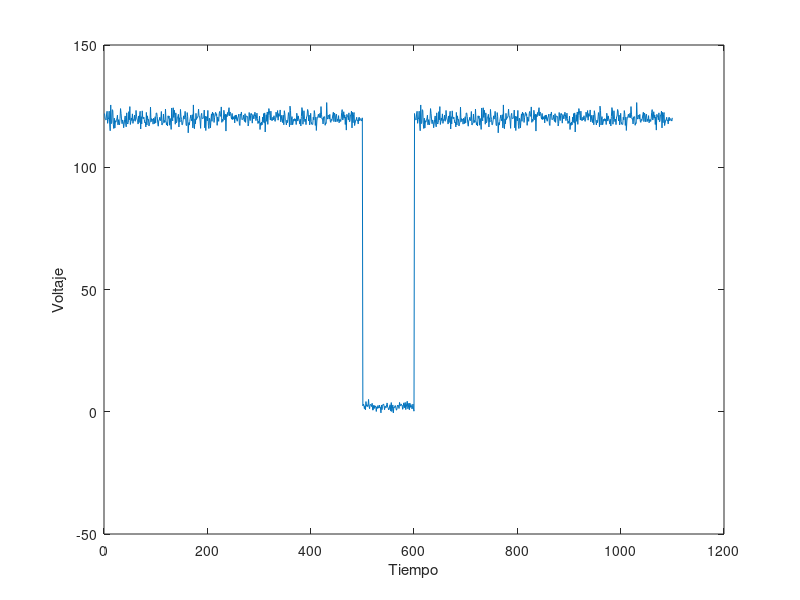
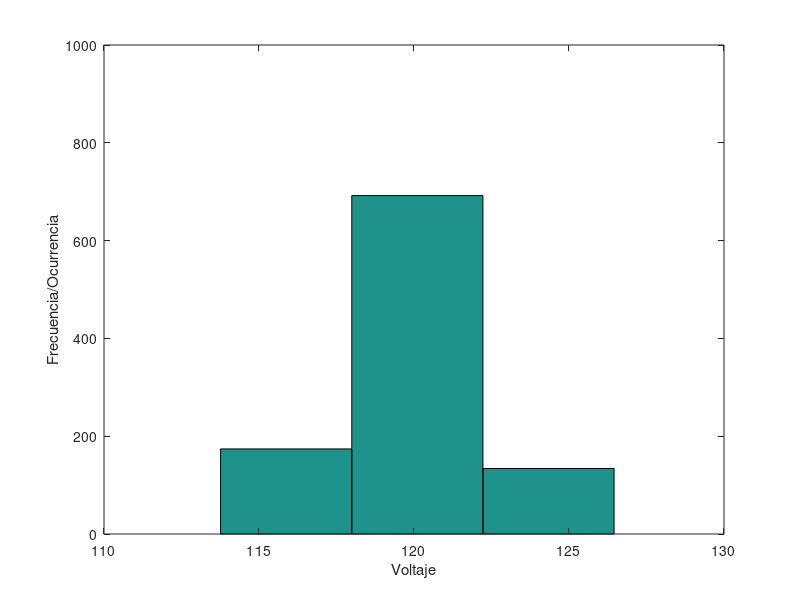

Recreate these plots in MATLAB, in order. (Note: this script raises an error after producing the figures.)
close all
% Simulando una señal de voltaje
ruido=rand(1000,1);

x=120+2*randn(500,1);

x=[x;2+1*randn(100,1);x];

plot(x)
xlabel('Tiempo');
ylabel('Voltaje');
figure;
hist(x,30);
xlim([110 130]);
xlabel('Voltaje');
ylabel('Frecuencia/Ocurrencia');
%
%
% Versión para 1 sola clase de datos
%
%% Vamos a hacer la clasificacion
p=fix(length(x)*rand),
c=x(p),  %  Seleccionar algo al azar.
r=1;     % Radio predefinido de acuerdo al conocimiento del problema
convergencia=[c r]; % Datos para la convergencia

for veces=1:1000000
  hold on
  plot([c c],[0 1000],'r');
  pertenece=zeros(size(x));
  % Identificar a los elementos que pertenecen al circulo
  for i=1:length(pertenece)
     if(abs(x(i)-c)<=r)
        pertenece(i)=1; % Si estas dentro del radio
     end
  end
  % Calcular el nuevo promedio
  c=promedio(x(logical(pertenece)));
  %
  %Calcular la desviacion estandar
  r=2*desvEst(x(logical(pertenece)),c);
  %%%%
  fprintf('Iteraciones %d : Clase %4.4f con un radio %4.4f \n',veces, c,r);
  convergencia=[convergencia; c r];
  % Condicion para salirse por error
  if(abs(convergencia(end,1)-convergencia(end-1,1))<0.0001)
  % El promedio se actualiza menos que el errror 0.0001
     break;
  end
end

figure;
plot(convergencia(:,1));
title('Evolución del Promedio');
xlabel('No Veces');
